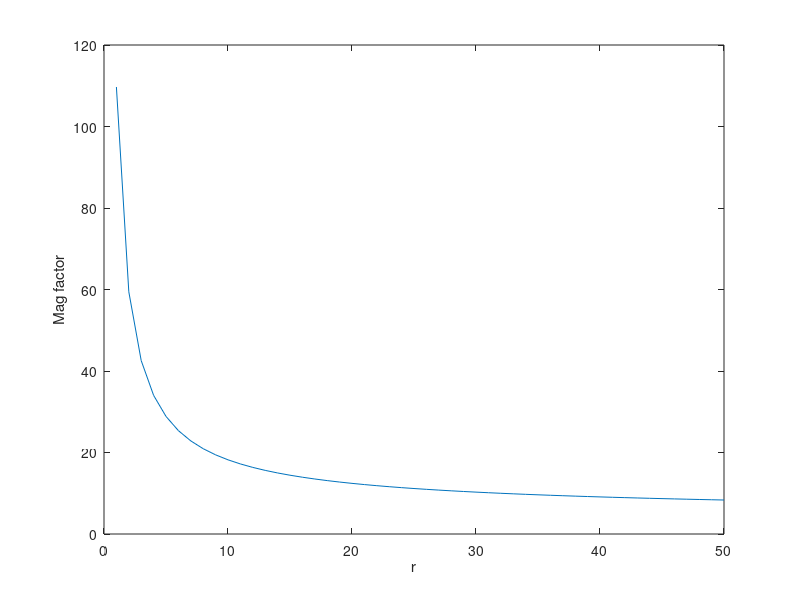
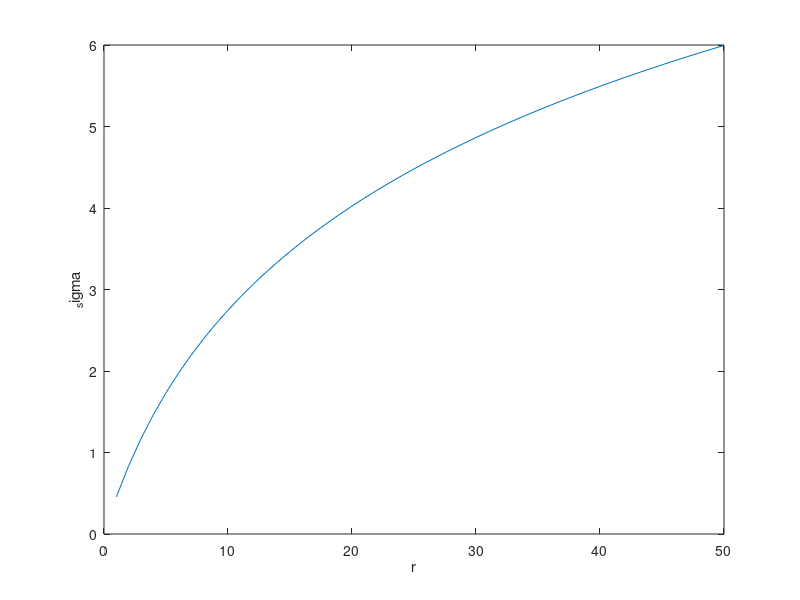

Write MATLAB code to recreate these figures, in order. (Note: this script raises an error after producing the figures.)
% octave file to investigate the widening gaussian projective field

W_nfs = 50
% Widening Factor
WF = 25
sigma = 2
E2 = 2.5

r = [1:50];

M_f =  W_nfs ./ (E2 .* log ((r/(2.*E2))+1));
figure(1)
plot (r, M_f);
xlabel('r');
ylabel('Mag factor');

_sigma = WF.*sigma./M_f;
_SIGMA=repmat(_sigma, 50, 1);

figure(2)
plot (r, _sigma);
xlabel('r');
ylabel('_sigma');

%normterm = 1./(power(_sigma,2).*2.*pi);
%NORMTERM = repmat(normterm, 50, 1);
normterm = 1./(power(sigma,2).*2.*pi);
NORMTERM = normterm;

d = [1:50];
D = repmat (d, 50, 1)';

GAUSS = NORMTERM.*exp(-0.5.*power(DIST./_SIGMA,2));
figure(3)
surf(GAUSS)
xlabel('r')
ylabel('d')
ylim([1,15])
view([230 30])